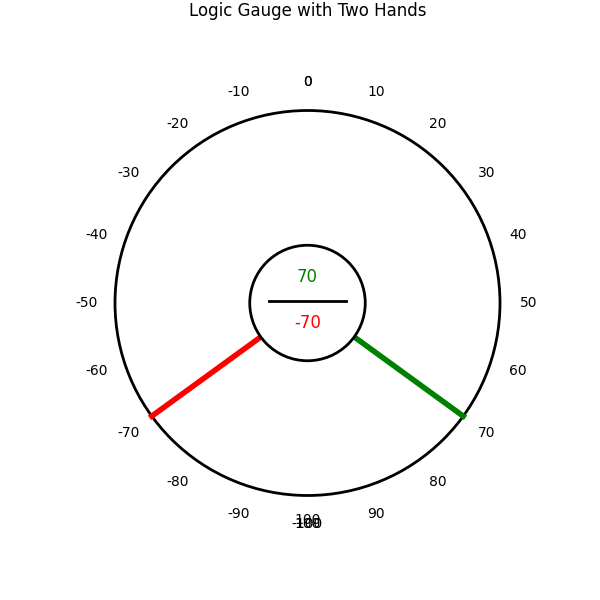

Recreate this plot in Python.
import numpy as np
import matplotlib.pyplot as plt
from matplotlib.animation import FuncAnimation

# Function to create and animate the gauge
def plot_gauge():
    fig, ax = plt.subplots(figsize=(6, 6))

    # Create the gauge structure
    ax.set_aspect('equal', 'box')
    circle = plt.Circle((0, 0), 1, color='white', ec='black', lw=2)
    ax.add_artist(circle)
    
    max_value = 100
    angles_right = np.linspace(np.pi / 2, -np.pi / 2, num=max_value + 1)
    angles_left = np.linspace(np.pi / 2, 3 * np.pi / 2, num=max_value + 1)
    
    # Mark the ticks for the positive side
    for i in range(0, max_value + 1, 10):
        angle = angles_right[i]
        x = np.cos(angle)
        y = np.sin(angle)
        ax.text(1.15 * x, 1.15 * y, str(i), ha='center', va='center')
    
    # Mark the ticks for the negative side
    for i in range(0, max_value + 1, 10):
        angle = angles_left[i]
        x = np.cos(angle)
        y = np.sin(angle)
        ax.text(1.15 * x, 1.15 * y, str(-i), ha='center', va='center')

    # Add the 100 at the bottom for the right side only
    ax.text(1.15 * np.cos(angles_right[100]), 1.15 * np.sin(angles_right[100]), '100', ha='center')
    
    # Plot a smaller circle for the center
    inner_circle = plt.Circle((0, 0), 0.3, color='white', ec='black', lw=2, zorder=10)
    ax.add_artist(inner_circle)

    # Add the dividing line in the center with vertical padding
    padding = 0.2  # Horizontal padding for the line (length of the line)
    vertical_padding = 0.01  # Adjusted vertical padding (distance above and below the center)
    
    # Line with vertical offset
    ax.plot([-padding, padding], [vertical_padding, vertical_padding], color='black', lw=2, zorder=15)
    
    # Create line objects for the hands (we will update these in the animation)
    positive_hand, = ax.plot([], [], color='green', lw=4)
    negative_hand, = ax.plot([], [], color='red', lw=4)
    
    # Adjust the text objects for the central values with improved spacing
    optimized_padding = 0.1  # Optimized vertical spacing between numbers in the legend circle
    positive_text = ax.text(0, optimized_padding + 0.01, '', ha='center', fontsize=12, color='green', zorder=20)
    negative_text = ax.text(0, -(optimized_padding + 0.03), '', ha='center', fontsize=12, color='red', zorder=20)
    
    # Set limits and hide axes
    ax.set_xlim(-1.2, 1.2)
    ax.set_ylim(-1.2, 1.2)
    ax.axis('off')
    
    plt.title('Logic Gauge with Two Hands', pad=40)

    # Full range of movement: 1 to 100 for positive and -1 to -100 for negative
    logic_sequence = list(range(1, 101))  # Incremental steps from 1 to 100

    # Update function for the animation
    def update(frame):
        # Incremental values for positive and negative hands
        positive_value = logic_sequence[frame]
        negative_value = -logic_sequence[frame]
        
        # Update the positive hand
        positive_angle = angles_right[positive_value]
        pos_x = [0, np.cos(positive_angle)]
        pos_y = [0, np.sin(positive_angle)]
        positive_hand.set_data(pos_x, pos_y)
        
        # Update the negative hand
        negative_angle = angles_left[abs(negative_value)]
        neg_x = [0, np.cos(negative_angle)]
        neg_y = [0, np.sin(negative_angle)]
        negative_hand.set_data(neg_x, neg_y)
        
        # Update the central values
        positive_text.set_text(str(positive_value))
        negative_text.set_text(str(negative_value))
        
        return positive_hand, negative_hand, positive_text, negative_text

    # Animate using FuncAnimation with 100 frames for smooth single increment animation
    ani = FuncAnimation(fig, update, frames=len(logic_sequence), interval=100, blit=False)

    # Show the plot
    plt.show()

# Call the function to animate the gauge
plot_gauge()
